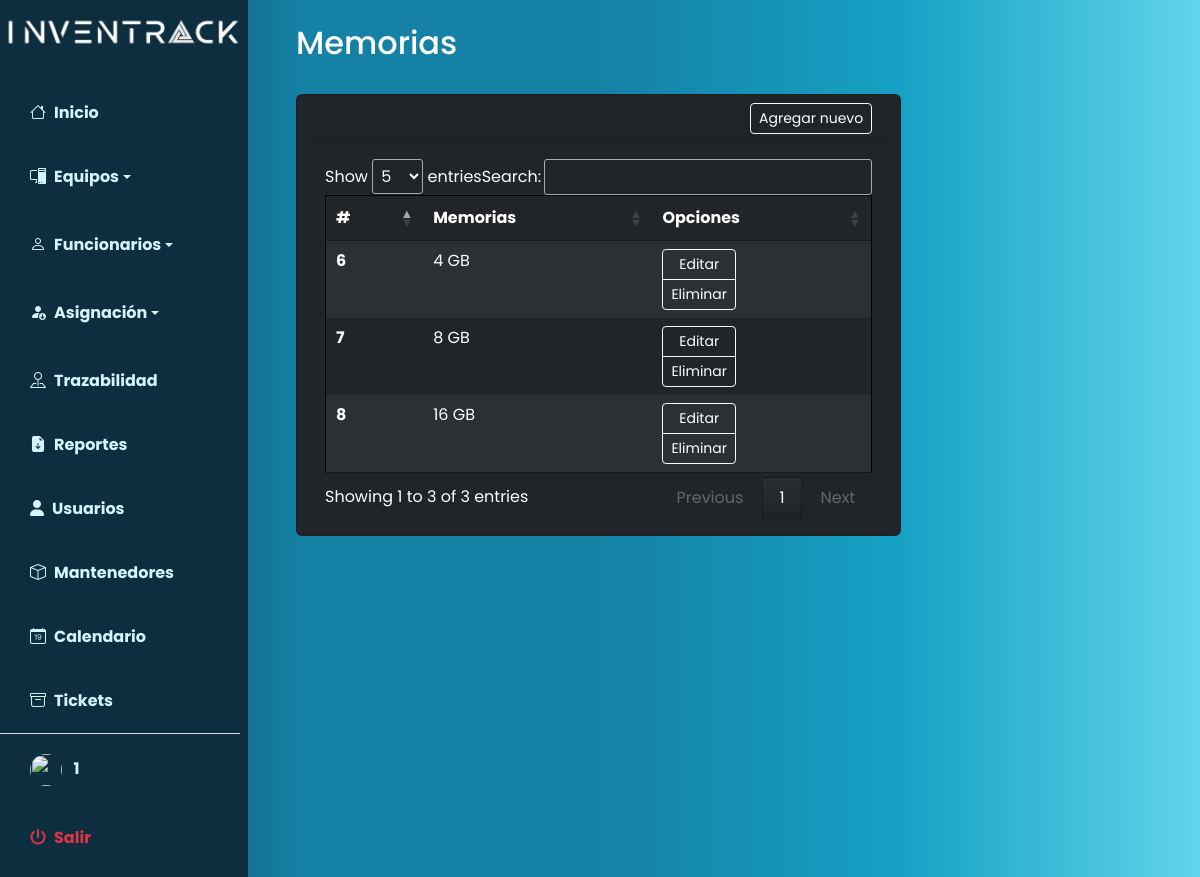
The page /index.php?p=mantenedores/memorias/index (signed in) on the database its author committed.
### tables this page shows
CREATE TABLE `memorias` (
  `id` int(10) NOT NULL,
  `memoria` varchar(50) NOT NULL
);

### index.php (called while the page is built, shortened)
<?php
$pagina = isset($_GET['p']) ? strtolower($_GET['p']) : 'home';
require_once 'includes/header.php';
require_once 'pages/' . $pagina . '.php';
require_once 'includes/footer.php';
?>

### pages/mantenedores/memorias/index.php (the view, shortened to what this page needs)
<?php
include("database/auth.php");
$query = "SELECT * FROM memorias";
$result = mysqli_query($connection, $query);
?>
<nav class="navbar navbar-expand-lg navbar-light bg-transparent py-4 px-4">
    <h2 class="fs-2 mx-4 text-white">Memorias</h2>
</nav>
<main class="container mx-5">
    <div class="row" id="contenedortabla">
        <div class="card text-bg-dark">
            <div class="card-header">
                <div class="d-flex justify-content-between align-items-center">
                    <div>
                        <a class="btn btn-sm text-white btn-outline-success border border-light"
                            href="index.php?p=mantenedores/memorias/create" role="button">Agregar nuevo</a>
                    </div>
                </div>
            </div>
            <div class="card-body table-responsive text-bg-dark">
                <table class="table table-hover table-dark table-striped tableAux dataTables table-borderless">
                    <thead class="">
                        <tr>
                            <th scope="col">#</th>
                            <th scope="col">Memorias</th>
                            <th scope="col">Opciones</th>
                        </tr>
                    </thead>
                    <tbody>
                        <?php while ($fila = mysqli_fetch_array($result)): ?>
                            <tr>
                                <th scope="row">
                                    <?= $fila['id'] ?>
                                </th>
                                <td>
                                    <?= $fila['memoria'] ?> GB
                                </td>
                                <td>
                                    <div class="btn-group-vertical" role="group" aria-label="Vertical button group">
                                        <a href="index.php?p=mantenedores/memorias/edit&id=<?= $fila['id'] ?>"
                                            class="btn btn-sm text-white btn-outline-warning border border-light">Editar</a>
                                        <a href="javascript:borrar(<?= $fila['id'] ?>);"
                                            class="btn btn-sm text-white btn-outline-danger border border-light">Eliminar</a>
                                    </div>
                                </td>
                            </tr>
                        <?php endwhile; ?>
                    </tbody>
                </table>
            </div>
        </div>
    </div>
</main>

### includes/estilos.css (style rules this page uses)
:root { --main-bg-color: #ffda07; --main-text-color: #eee8e8; --second-text-color: #d3f5fa; --second-bg-color: #7fa897; }
#contenedortabla { position: relative; width: max-content; }
.tableAux { width: 595pt; border: 1px solid #000000ee; }

### includes/header.php (style rules this page uses)
body { font-family: 'Poppins', sans-serif; }

### rows shown on the page
memorias: id "6", memoria "4"
memorias: id "7", memoria "8"
memorias: id "8", memoria "16"

### other values the page prints
$_SESSION['username'] "1"
